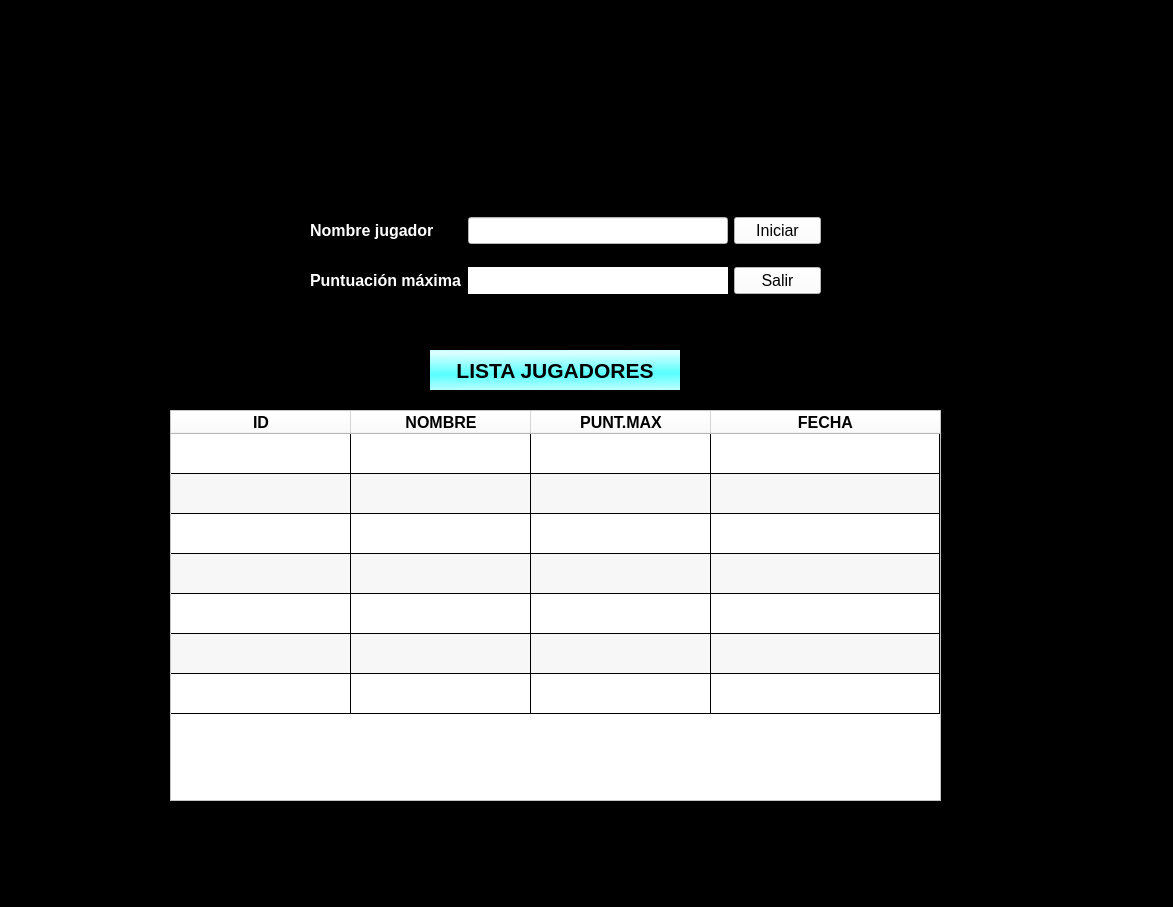
<?xml version="1.0" encoding="UTF-8"?>
<ui version="4.0">
 <class>Proyecto1</class>
 <widget class="QMainWindow" name="Proyecto1">
  <property name="windowModality">
   <enum>Qt::NonModal</enum>
  </property>
  <property name="geometry">
   <rect>
    <x>0</x>
    <y>0</y>
    <width>1173</width>
    <height>907</height>
   </rect>
  </property>
  <property name="sizePolicy">
   <sizepolicy hsizetype="Preferred" vsizetype="Preferred">
    <horstretch>0</horstretch>
    <verstretch>0</verstretch>
   </sizepolicy>
  </property>
  <property name="font">
   <font>
    <family>Tahoma</family>
    <pointsize>14</pointsize>
   </font>
  </property>
  <property name="windowTitle">
   <string>Esquiva al bicho</string>
  </property>
  <property name="autoFillBackground">
   <bool>false</bool>
  </property>
  <property name="styleSheet">
   <string notr="true">background-color: rgb(0, 0, 0);</string>
  </property>
  <widget class="QWidget" name="centralwidget">
   <property name="sizePolicy">
    <sizepolicy hsizetype="Preferred" vsizetype="Preferred">
     <horstretch>0</horstretch>
     <verstretch>0</verstretch>
    </sizepolicy>
   </property>
   <property name="focusPolicy">
    <enum>Qt::NoFocus</enum>
   </property>
   <widget class="QWidget" name="layoutWidget">
    <property name="geometry">
     <rect>
      <x>310</x>
      <y>200</y>
      <width>511</width>
      <height>111</height>
     </rect>
    </property>
    <layout class="QGridLayout" name="gridLayout">
     <item row="0" column="0">
      <widget class="QLabel" name="lblNombre">
       <property name="font">
        <font>
         <family>Tahoma</family>
         <pointsize>12</pointsize>
         <weight>75</weight>
         <bold>true</bold>
        </font>
       </property>
       <property name="styleSheet">
        <string notr="true">
color: rgba( 255, 255, 255);</string>
       </property>
       <property name="text">
        <string>Nombre jugador</string>
       </property>
      </widget>
     </item>
     <item row="1" column="0">
      <widget class="QLabel" name="lblPuntMax">
       <property name="font">
        <font>
         <family>Tahoma</family>
         <pointsize>12</pointsize>
         <weight>75</weight>
         <bold>true</bold>
        </font>
       </property>
       <property name="styleSheet">
        <string notr="true">
color: rgba( 255, 255, 255);</string>
       </property>
       <property name="text">
        <string>Puntuación máxima</string>
       </property>
      </widget>
     </item>
     <item row="1" column="4">
      <widget class="QPushButton" name="btnSalir">
       <property name="font">
        <font>
         <family>Tahoma</family>
         <pointsize>12</pointsize>
        </font>
       </property>
       <property name="styleSheet">
        <string notr="true">background-color:rgb(255, 255, 255)</string>
       </property>
       <property name="text">
        <string>Salir</string>
       </property>
      </widget>
     </item>
     <item row="0" column="4">
      <widget class="QPushButton" name="btnIniciar">
       <property name="font">
        <font>
         <family>Tahoma</family>
         <pointsize>12</pointsize>
        </font>
       </property>
       <property name="styleSheet">
        <string notr="true">background-color:rgb(255, 255, 255)</string>
       </property>
       <property name="text">
        <string>Iniciar</string>
       </property>
      </widget>
     </item>
     <item row="0" column="1" colspan="3">
      <widget class="QLineEdit" name="ltNombre">
       <property name="font">
        <font>
         <family>Tahoma</family>
         <pointsize>12</pointsize>
        </font>
       </property>
       <property name="tabletTracking">
        <bool>false</bool>
       </property>
       <property name="layoutDirection">
        <enum>Qt::LeftToRight</enum>
       </property>
       <property name="styleSheet">
        <string notr="true">background-color:rgb(255, 255, 255)</string>
       </property>
      </widget>
     </item>
     <item row="1" column="1" colspan="3">
      <widget class="QLabel" name="lblPuntMax_2">
       <property name="font">
        <font>
         <family>Tahoma</family>
         <pointsize>12</pointsize>
         <weight>50</weight>
         <bold>false</bold>
        </font>
       </property>
       <property name="styleSheet">
        <string notr="true">background-color: rgb( 255, 255, 255);
</string>
       </property>
       <property name="text">
        <string/>
       </property>
      </widget>
     </item>
    </layout>
   </widget>
   <widget class="QTableWidget" name="tableJug">
    <property name="geometry">
     <rect>
      <x>170</x>
      <y>410</y>
      <width>771</width>
      <height>391</height>
     </rect>
    </property>
    <property name="sizePolicy">
     <sizepolicy hsizetype="Expanding" vsizetype="Expanding">
      <horstretch>0</horstretch>
      <verstretch>0</verstretch>
     </sizepolicy>
    </property>
    <property name="font">
     <font>
      <family>Tahoma</family>
      <pointsize>12</pointsize>
      <weight>50</weight>
      <bold>false</bold>
     </font>
    </property>
    <property name="tabletTracking">
     <bool>false</bool>
    </property>
    <property name="layoutDirection">
     <enum>Qt::LeftToRight</enum>
    </property>
    <property name="autoFillBackground">
     <bool>false</bool>
    </property>
    <property name="styleSheet">
     <string notr="true">background-color:rgb(255, 255, 255);
gridline-color:rgb(0, 0, 0);
boder-color:rgb(0, 0, 0);</string>
    </property>
    <property name="horizontalScrollBarPolicy">
     <enum>Qt::ScrollBarAsNeeded</enum>
    </property>
    <property name="sizeAdjustPolicy">
     <enum>QAbstractScrollArea::AdjustToContents</enum>
    </property>
    <property name="alternatingRowColors">
     <bool>true</bool>
    </property>
    <property name="textElideMode">
     <enum>Qt::ElideRight</enum>
    </property>
    <property name="showGrid">
     <bool>true</bool>
    </property>
    <attribute name="horizontalHeaderVisible">
     <bool>true</bool>
    </attribute>
    <attribute name="horizontalHeaderCascadingSectionResizes">
     <bool>false</bool>
    </attribute>
    <attribute name="horizontalHeaderDefaultSectionSize">
     <number>180</number>
    </attribute>
    <attribute name="horizontalHeaderHighlightSections">
     <bool>true</bool>
    </attribute>
    <attribute name="horizontalHeaderMinimumSectionSize">
     <number>35</number>
    </attribute>
    <attribute name="horizontalHeaderShowSortIndicator" stdset="0">
     <bool>false</bool>
    </attribute>
    <attribute name="horizontalHeaderStretchLastSection">
     <bool>true</bool>
    </attribute>
    <attribute name="verticalHeaderVisible">
     <bool>false</bool>
    </attribute>
    <attribute name="verticalHeaderCascadingSectionResizes">
     <bool>true</bool>
    </attribute>
    <attribute name="verticalHeaderDefaultSectionSize">
     <number>40</number>
    </attribute>
    <attribute name="verticalHeaderShowSortIndicator" stdset="0">
     <bool>false</bool>
    </attribute>
    <attribute name="verticalHeaderStretchLastSection">
     <bool>false</bool>
    </attribute>
    <row>
     <property name="text">
      <string>1</string>
     </property>
    </row>
    <row>
     <property name="text">
      <string>2</string>
     </property>
    </row>
    <row>
     <property name="text">
      <string>3</string>
     </property>
    </row>
    <row>
     <property name="text">
      <string>4</string>
     </property>
    </row>
    <row>
     <property name="text">
      <string>5</string>
     </property>
    </row>
    <row>
     <property name="text">
      <string>6</string>
     </property>
    </row>
    <row>
     <property name="text">
      <string>8</string>
     </property>
    </row>
    <column>
     <property name="text">
      <string>ID</string>
     </property>
     <property name="font">
      <font>
       <pointsize>12</pointsize>
       <weight>75</weight>
       <bold>true</bold>
      </font>
     </property>
    </column>
    <column>
     <property name="text">
      <string>NOMBRE</string>
     </property>
     <property name="font">
      <font>
       <pointsize>12</pointsize>
       <weight>75</weight>
       <bold>true</bold>
      </font>
     </property>
    </column>
    <column>
     <property name="text">
      <string>PUNT.MAX</string>
     </property>
     <property name="font">
      <font>
       <pointsize>12</pointsize>
       <weight>75</weight>
       <bold>true</bold>
      </font>
     </property>
    </column>
    <column>
     <property name="text">
      <string>FECHA</string>
     </property>
     <property name="font">
      <font>
       <pointsize>12</pointsize>
       <weight>75</weight>
       <bold>true</bold>
      </font>
     </property>
    </column>
   </widget>
   <widget class="QLabel" name="lblTitulo_2">
    <property name="geometry">
     <rect>
      <x>430</x>
      <y>350</y>
      <width>250</width>
      <height>40</height>
     </rect>
    </property>
    <property name="font">
     <font>
      <family>Tahoma</family>
      <pointsize>16</pointsize>
      <weight>75</weight>
      <bold>true</bold>
     </font>
    </property>
    <property name="styleSheet">
     <string notr="true">background-color:qlineargradient(spread:reflect, x1:0.869409, y1:0.586, x2:0.852045, y2:0.046, stop:0 rgba(88, 255, 255, 255), stop:1 rgba(221, 255, 255, 255))</string>
    </property>
    <property name="text">
     <string>LISTA JUGADORES</string>
    </property>
    <property name="alignment">
     <set>Qt::AlignCenter</set>
    </property>
   </widget>
  </widget>
 </widget>
 <resources/>
 <connections/>
</ui>
